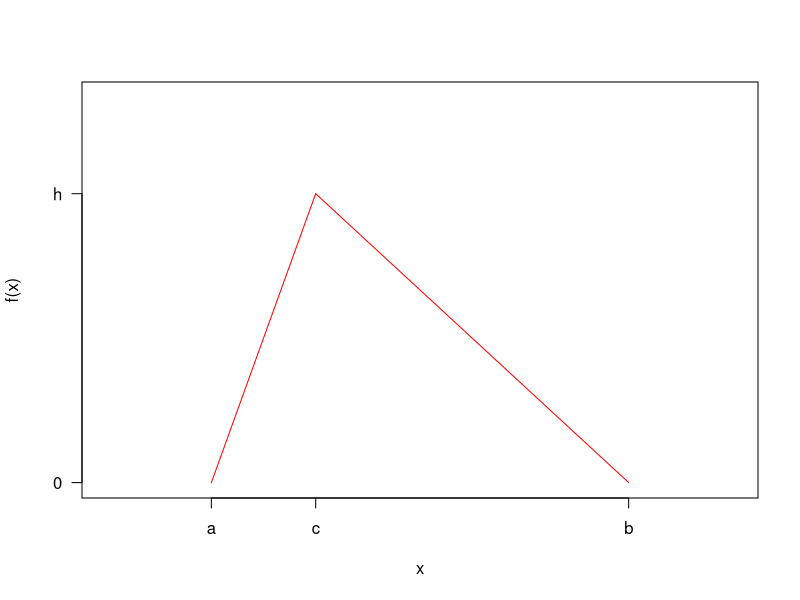

R code for this plot:
## ---- chunk 1
knitr::opts_chunk$set(
  collapse = TRUE,
  comment = "#>"
)
## ---- chunk 2
plot(c(-1,5), c(0,4), type = "n", xlab = "x", ylab = "f(x)", axes = FALSE)
lines(c(0,1), c(0,3), col = "red")
lines(c(1,4), c(3,0), col = "red")
axis(2, at = c(0,3), labels = c("0","h"), las = 2)
axis(1, at = c(0,1,4), labels = c("a", "c", "b"))
box()
